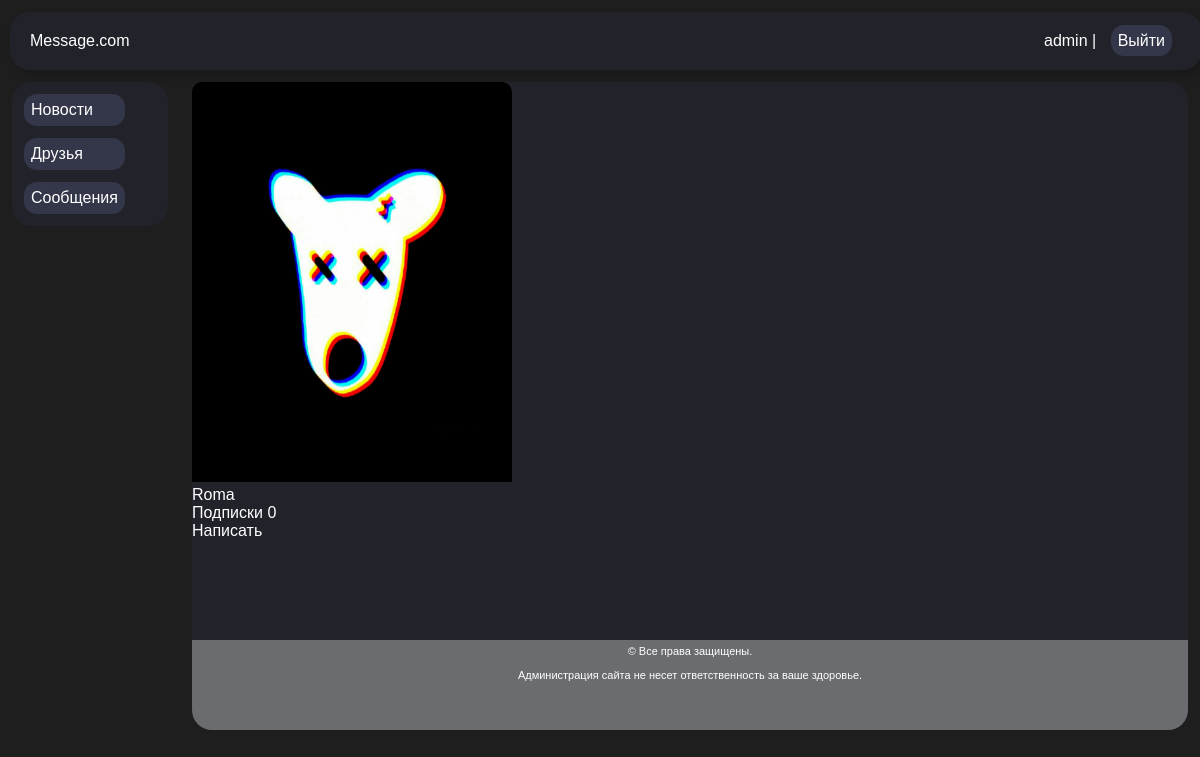
The page /profile/roma/ (signed in) on the database as committed earlier.
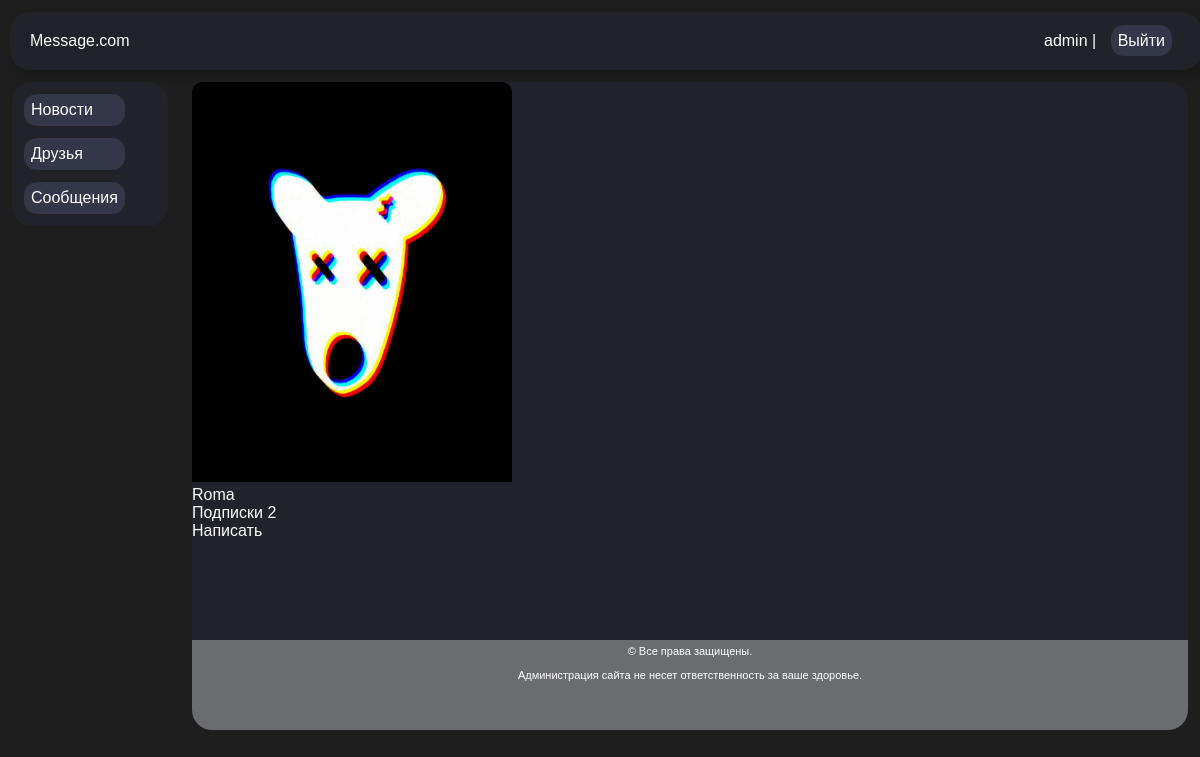
The same page on the database as committed later.
### ProfileApp/models.py (models this page shows, shortened)
class ProfileUser(AbstractUser):
    photo = models.ImageField(upload_to='photo_user/%Y/%m/%d/', blank=True, null=True, verbose_name='Фото пользователя')
    slug = AutoSlugField(max_length=100, unique=True, populate_from=('username',), verbose_name="URL")
    status = models.BooleanField(default=True, verbose_name='Статус') # Online/Ofline
    birthday = models.DateTimeField(blank=True, null=True, verbose_name='День рождения')
    friends = models.ManyToManyField('ProfileUser', blank=True, related_name='friends+', verbose_name='Друзья')
    groups = models.ManyToManyField(
        'auth.Group',
        related_name='%(app_label)s_%(class)s_groups+',
        blank=True,
        verbose_name='Группы',
        help_text='Группы, к которым принадлежит этот пользователь.',
    )
    user_permissions = models.ManyToManyField(
        'auth.Permission',
        related_name='%(app_label)s_%(class)s_user_permissions+',
        blank=True,
        verbose_name='Права',
        help_text='Специальные права для данного пользователя.',
    )
    class Meta:
        verbose_name = 'Профиль'
        verbose_name_plural = 'Профиль'
        ordering = ['id',]

### ProfileApp/views.py (the view)
# urls.py: path('profile/<slug:prof_slug>/', ProfileView.as_view(), name='profile'),
class ProfileView(DataMixin, DetailView):
    model = get_user_model()
    template_name = 'ProfileApp/profile.html'
    context_object_name = 'prof'
    slug_url_kwarg = 'prof_slug'
    def get_context_data(self, *, object_list=None, **kwargs):
        context = super().get_context_data(**kwargs)
        c_def = self.get_user_context(title='Профиль')
        return dict(list(context.items()) + list(c_def.items()))

### ProfileApp/templatetags/prof_tags.py (called while the page is built)
@register.simple_tag(name='exclude_signed')
def exclude_signed(log_username, subscribe_user):
    log_user = get_user_model().objects.get(username=log_username)
    if log_user.friends.filter(username=subscribe_user).exists():
        return False
    else:
        return True

### ProfileApp/utils.py (called while the page is built)
    def get_user_context(self, **kwargs):
        context = kwargs
        context['menu'] = menu
        if 'cat_selected' not in context:
            context['cat_selected'] = 0
        return context

### ProfileApp/templates/ProfileApp/profile.html (shortened to what this page needs)
{% extends 'base.html' %}
{% load static %}
{% load prof_tags %}
{% block content %}
<div>
    {% if prof.photo %}
        <li class="image_resize"><img src="{{ prof.photo.url }}" style="width: 320px; height: 400px; border-radius: 10px 10px 0 0;"></li>
    {% else %}
        <li class="image_resize"><img src="{% static 'no_avatar.jpg' %}" style="width: 320px; height: 400px; border-radius: 10px 10px 0 0;"></li>
    {% endif %}
    <span>{{ prof.username }}</span>
    <br>
    <ul>
        <li><a href="{% url 'profile_user:friends' %}">Подписки {{ prof.friends.count }}</a></li>
        <a href="{% url 'chat_app:create_dialog' user_id=prof.id %}">Написать</a>
        {% exclude_signed request.user.username prof.username as exclude_signed %}
    </ul>
</div>
{% endblock %}

Rows that differ between the two databases and show on the page:
changed ProfileUser "Roma": friends.count "0" → "2"
